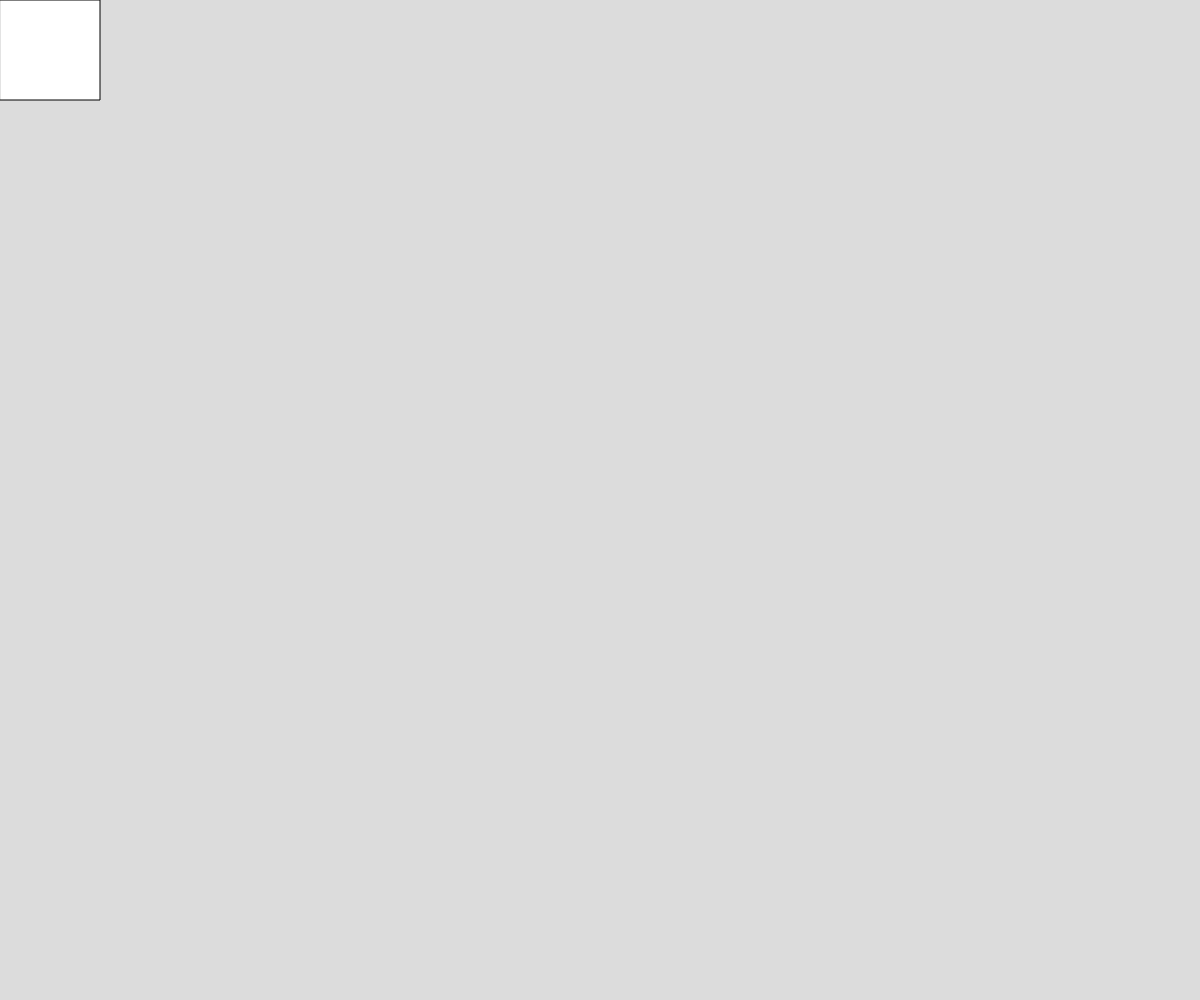
Frame 1 (no input)
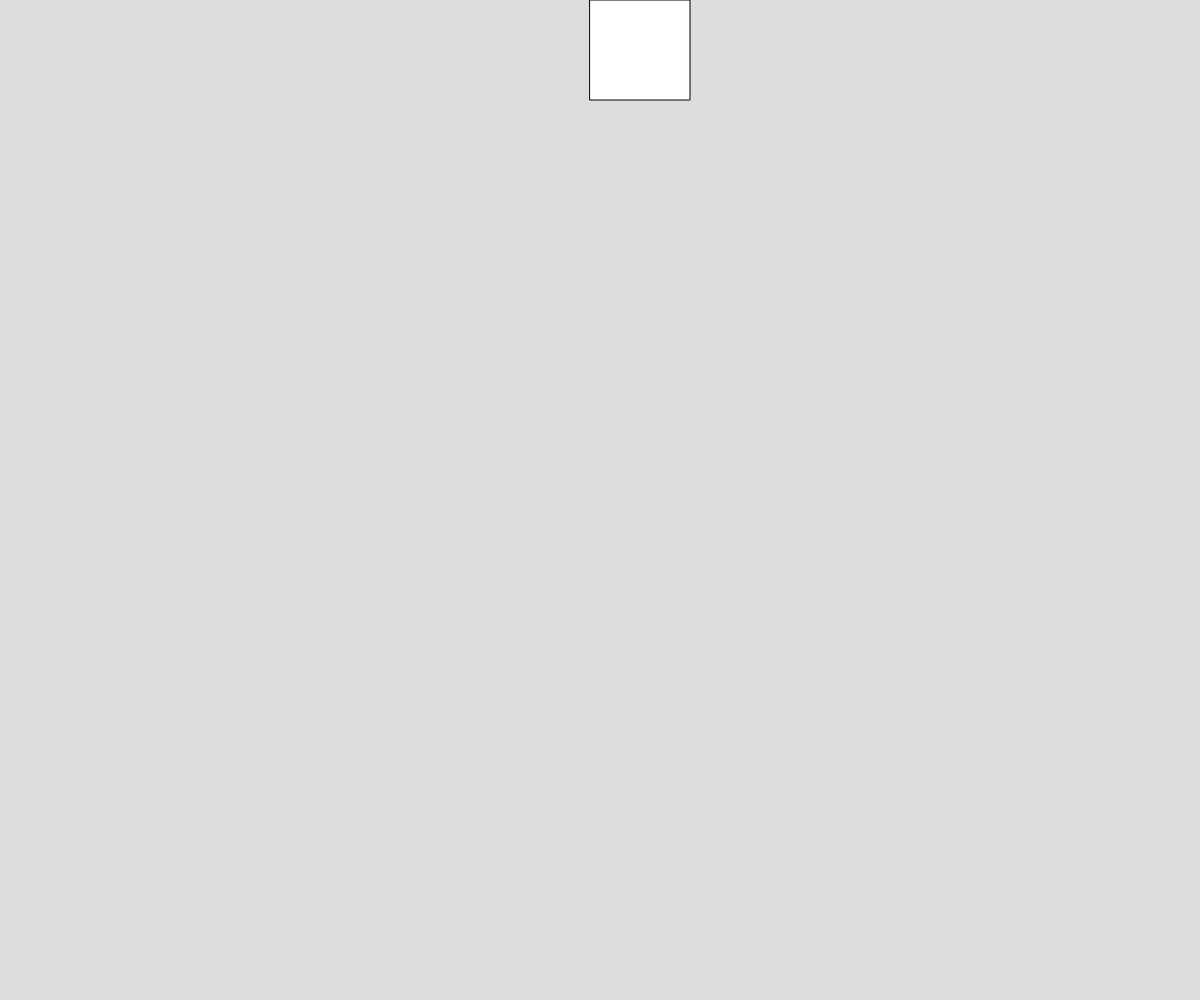
Frame 60 (no input)
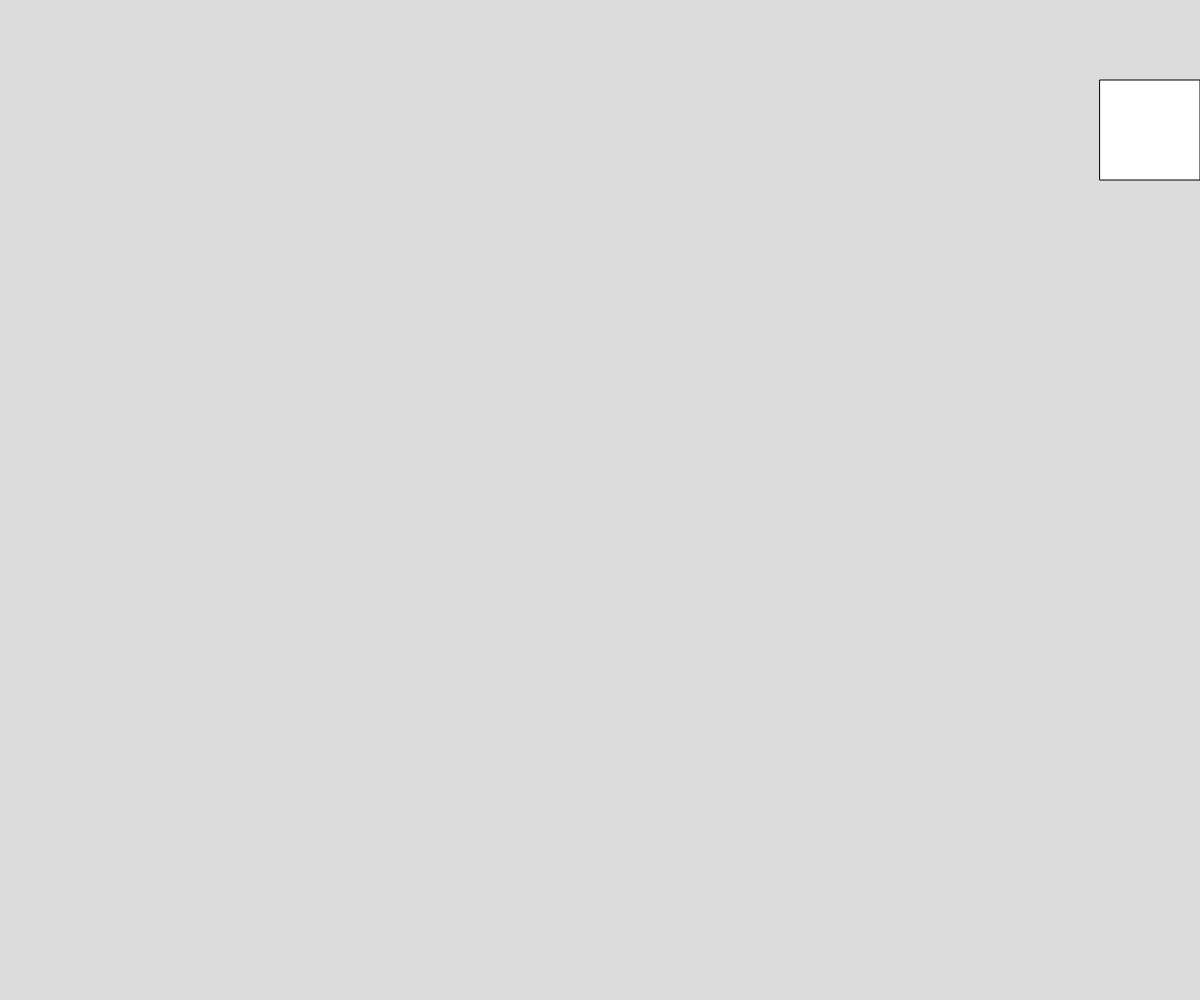
Frame 120 (the mouse pressed at the canvas centre since frame 60)

The p5.js sketch that drew these frames (run headless with seeded random() and noise() and a simulated clock; from frame 60 on, the mouse is pressed at the canvas centre):

// p5.js sketch
// ── sketch.js
// Square Around Edge
// Doan Khanh Vinh
// Sept 26, 2022
//
// Extra for Experts:
// - describe what you did to take this project "above and beyond"

let squareSize = 100;
let x = 0; 
let y = 0;
let speed =10;
function setup() {
  createCanvas(windowWidth, windowHeight);
}

function draw() {
  background(220);
  drawSquare();
  movingAroundEdge();
}

function drawSquare() {
  square(x,y,squareSize);
}

function movingAroundEdge() {
  if (x>=0 && y <=0 && x<=windowWidth-squareSize) {
    y = 0;
    x+=speed;
  } //right state
  else if (x>=windowWidth-squareSize && y>=0 && y<=windowHeight-squareSize) {
    x = windowWidth - squareSize;
    y+=speed;
  } // down state
  else if (x<=windowWidth-squareSize && y>=windowHeight-squareSize && x>=0) {
    y = windowHeight - squareSize;
    x-=speed;
  } //left state
  else if (x<=0 && y<=windowHeight-squareSize && y>=0) {
    x = 0;
    y-=speed;
  } //up state
}
